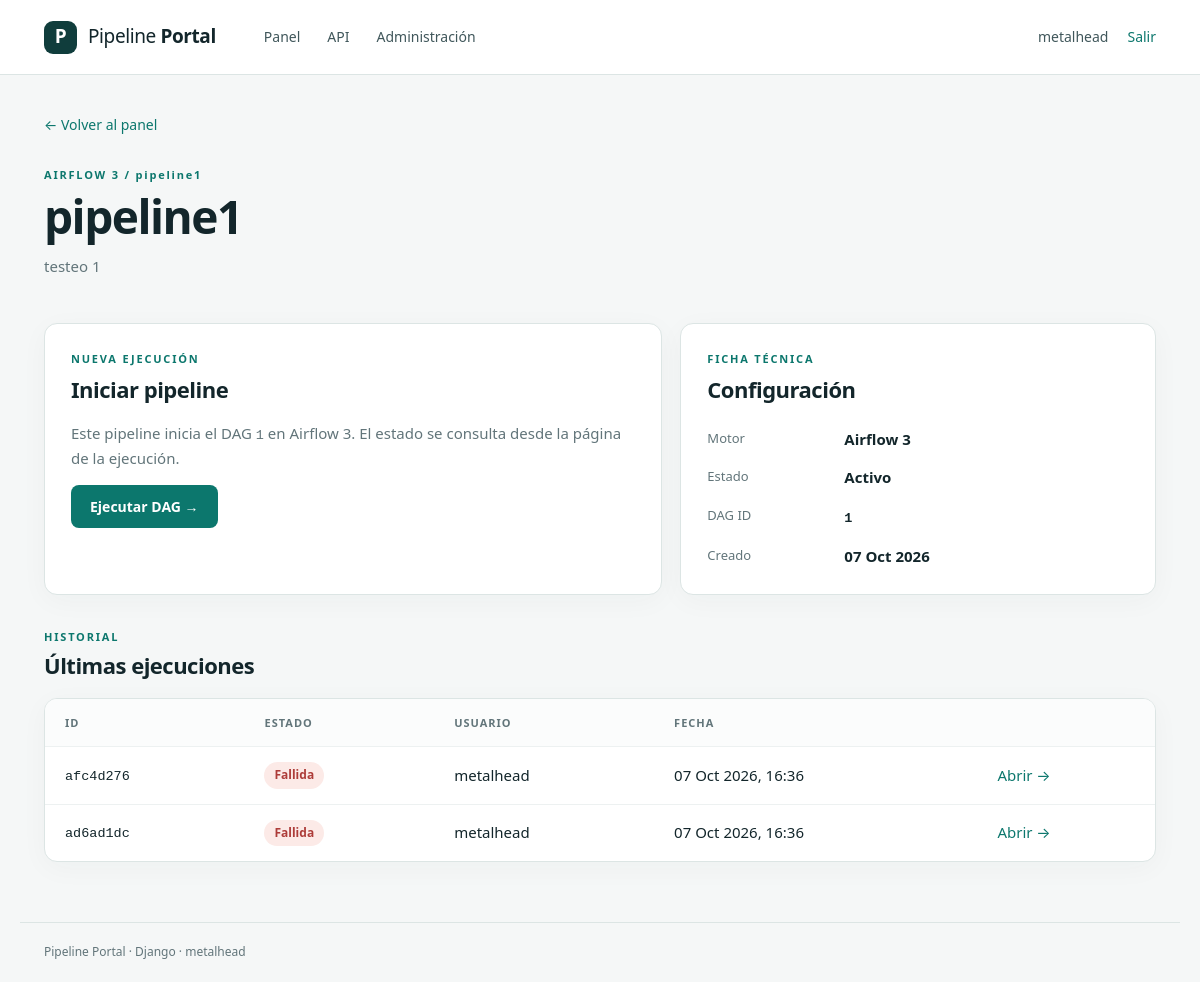
/pipelines/pipeline1/ (signed in), run on the app's committed database.
### pipelines/models.py (models this page shows, shortened)
class Pipeline(models.Model):
    class Engine(models.TextChoices):
        CSV = "csv", "CSV local"
        AIRFLOW = "airflow", "Airflow 3"
    name = models.CharField(max_length=120)
    slug = models.SlugField(unique=True)
    description = models.TextField(blank=True)
    engine = models.CharField(max_length=12, choices=Engine.choices, default=Engine.CSV)
    dag_id = models.CharField(
        max_length=150, blank=True,
        validators=[RegexValidator(r"^[a-zA-Z0-9_.-]+$", "ID de DAG inválido")],
    )
    active = models.BooleanField(default=True)
    created_at = models.DateTimeField(auto_now_add=True)

class PipelineRun(models.Model):
    class Status(models.TextChoices):
        PENDING = "pending", "Pendiente"
        RUNNING = "running", "En ejecución"
        SUCCESS = "success", "Exitosa"
        FAILED = "failed", "Fallida"
    id = models.UUIDField(primary_key=True, default=uuid.uuid4, editable=False)
    pipeline = models.ForeignKey(Pipeline, on_delete=models.PROTECT, related_name="runs")
    requested_by = models.ForeignKey(settings.AUTH_USER_MODEL, on_delete=models.PROTECT)
    status = models.CharField(max_length=12, choices=Status.choices, default=Status.PENDING)
    original_filename = models.CharField(max_length=255, blank=True)
    remote_run_id = models.CharField(max_length=250, blank=True)
    metrics = models.JSONField(default=dict, blank=True)
    error_message = models.TextField(blank=True)
    created_at = models.DateTimeField(auto_now_add=True)
    started_at = models.DateTimeField(null=True, blank=True)
    finished_at = models.DateTimeField(null=True, blank=True)
    class Meta:
        ordering = ["-created_at"]

### pipelines/views.py (the view)
# urls.py: path("pipelines/<slug:slug>/", views.pipeline_detail, name="pipeline_detail"),
@login_required
def pipeline_detail(request, slug):
    pipeline = get_object_or_404(Pipeline, slug=slug, active=True)
    return render(request, "pipelines/pipeline_detail.html", {
        "pipeline": pipeline,
        "runs": pipeline.runs.select_related("requested_by")[:30],
    })

### templates/pipelines/pipeline_detail.html (shortened to what this page needs)
{% extends 'base.html' %}
{% block content %}
<a class="back" href="{% url 'dashboard' %}">← Volver al panel</a>
<section class="page-heading"><div><div class="eyebrow">{{ pipeline.get_engine_display|upper }} / {{ pipeline.slug }}</div><h1>{{ pipeline.name }}</h1><p>{{ pipeline.description }}</p></div></section>
<div class="detail-grid">
  <section class="card form-card"><div class="eyebrow">NUEVA EJECUCIÓN</div><h2>Iniciar pipeline</h2>
    {% if pipeline.engine == 'csv' %}
      <p>Suba un CSV UTF-8 de hasta 5 MB. Se procesará en esta solicitud y verá sus métricas enseguida.</p>
      <form method="post" action="{% url 'start_run' pipeline.slug %}" enctype="multipart/form-data">
        {% csrf_token %}<label for="file">Archivo CSV</label><input id="file" name="file" type="file" accept=".csv,text/csv" required>
        <small>Columnas: fecha, producto, cantidad, precio_unitario. Fechas AAAA-MM-DD y números con punto decimal.</small>
        <button class="button primary">Procesar archivo →</button>
      </form>
      <p class="hint">Archivo de ejemplo: <code>samples/ventas.csv</code></p>
    {% else %}
      <p>Este pipeline inicia el DAG <code>{{ pipeline.dag_id }}</code> en Airflow 3. El estado se consulta desde la página de la ejecución.</p>
      <form method="post" action="{% url 'start_run' pipeline.slug %}">{% csrf_token %}<button class="button primary">Ejecutar DAG →</button></form>
    {% endif %}
  </section>
  <aside class="card info-card"><div class="eyebrow">FICHA TÉCNICA</div><h2>Configuración</h2><dl><dt>Motor</dt><dd>{{ pipeline.get_engine_display }}</dd><dt>Estado</dt><dd>Activo</dd>{% if pipeline.dag_id %}<dt>DAG ID</dt><dd><code>{{ pipeline.dag_id }}</code></dd>{% endif %}<dt>Creado</dt><dd>{{ pipeline.created_at|date:'d M Y' }}</dd></dl></aside>
</div>
<section class="section-heading"><div><div class="eyebrow">HISTORIAL</div><h2>Últimas ejecuciones</h2></div></section>
<div class="card table-wrap"><table><thead><tr><th>ID</th><th>Estado</th><th>Usuario</th><th>Fecha</th><th></th></tr></thead><tbody>
{% for run in runs %}<tr><td><code>{{ run.id|stringformat:'.8s' }}</code></td><td><span class="badge {{ run.status }}">{{ run.get_status_display }}</span></td><td>{{ run.requested_by.username }}</td><td>{{ run.created_at|date:'d M Y, H:i' }}</td><td><a href="{% url 'run_detail' run.id %}">Abrir →</a></td></tr>
{% empty %}<tr><td colspan="5" class="muted">Este pipeline aún no tiene ejecuciones.</td></tr>{% endfor %}</tbody></table></div>
{% endblock %}

### templates/base.html (shortened to what this page needs)
{% load static %}
<!doctype html>
<html lang="es">
<head>
  <link rel="stylesheet" href="{% static 'app.css' %}">
</head>
<body>
  <header class="topbar">
    <div class="shell topbar-inner">
      <a class="brand" href="{% url 'dashboard' %}"><span class="brand-mark">P</span><span>Pipeline <strong>Portal</strong></span></a>
      {% if user.is_authenticated %}
      <nav class="nav">
        <a href="{% url 'dashboard' %}">Panel</a>
        <a href="{% url 'api_pipelines' %}">API</a>
        {% if user.is_staff %}<a href="{% url 'admin:index' %}">Administración</a>{% endif %}
      </nav>
      <div class="account"><span>{{ user.username }}</span><form method="post" action="{% url 'logout' %}">{% csrf_token %}<button class="text-button">Salir</button></form></div>
      {% endif %}
    </div>
  </header>
  <main class="shell main">
    {% block content %}{% endblock %}
  </main>
  <footer class="shell footer">Pipeline Portal · Django · {{ request.user.username|default:"Acceso protegido" }}</footer>
</body>
</html>

### static/app.css (style rules this page uses)
:root { --bg:#f5f7f7;--ink:#13262b;--muted:#62757a;--line:#dce5e4;--teal:#0c776d;--dark:#103d3c;--white:#fff;--amber:#b77912;--red:#ad3c39 }
* { box-sizing:border-box }
body { margin:0;background:var(--bg);color:var(--ink);font:15px/1.55 system-ui,-apple-system,Segoe UI,sans-serif }
a { color:var(--teal);text-decoration:none }
.shell { max-width:1160px;margin:auto;padding-left:24px;padding-right:24px }
.topbar { background:var(--white);border-bottom:1px solid var(--line) }
.topbar-inner { height:74px;display:flex;align-items:center;gap:48px }
.brand { display:flex;align-items:center;gap:11px;color:var(--ink);font-size:19px;letter-spacing:-.4px;white-space:nowrap }
.brand-mark { display:grid;place-items:center;background:var(--dark);color:white;border-radius:9px;width:33px;height:33px;font-weight:800 }
.nav { display:flex;gap:27px }
.nav a,.account { color:#40575b;font-size:14px }
.account { margin-left:auto;display:flex;align-items:center;gap:19px }
.account form { margin:0 }
.text-button { border:0;background:none;color:var(--teal);cursor:pointer;font:inherit;padding:0 }
.main { min-height:calc(100vh - 138px);padding-top:38px;padding-bottom:60px }
.footer { padding-top:20px;padding-bottom:20px;border-top:1px solid var(--line);font-size:12px;color:var(--muted) }
h1,h2,h3,p { margin-top:0 }
h1 { font-size:clamp(31px,4vw,46px);line-height:1.13;letter-spacing:-1.5px;margin:8px 0 12px }
h2 { font-size:22px;letter-spacing:-.5px;margin:5px 0 16px }
.eyebrow { color:var(--teal);font-size:11px;font-weight:800;letter-spacing:1.8px }
.page-heading { display:flex;align-items:start;justify-content:space-between;gap:24px;margin-bottom:30px }
.page-heading p { color:var(--muted);max-width:670px }
.button { display:inline-flex;align-items:center;justify-content:center;padding:11px 18px;border-radius:8px;border:1px solid transparent;font-weight:700;cursor:pointer;font:700 14px system-ui }
.primary { background:var(--teal);color:white }
.card { background:white;border:1px solid var(--line);border-radius:13px;box-shadow:0 6px 28px rgba(18,55,54,.035) }
.section-heading { display:flex;justify-content:space-between;align-items:end;margin:33px 0 13px }
.section-heading h2 { margin:3px 0 }
.table-wrap { overflow-x:auto }
table { width:100%;border-collapse:collapse;text-align:left }
th { color:var(--muted);font-size:11px;text-transform:uppercase;letter-spacing:1px;background:#fbfcfc }
td,th { padding:15px 20px;border-bottom:1px solid #edf1f1 }
tr:last-child td { border-bottom:none }
.badge { display:inline-block;background:#edf2f1;color:#4e6669;border-radius:999px;padding:4px 10px;font-size:12px;font-weight:750;white-space:nowrap }
.badge.failed { background:#fceae7;color:var(--red) }
.back { display:inline-block;font-size:14px;margin-bottom:30px }
.detail-grid { display:grid;grid-template-columns:1.3fr 1fr;gap:18px }
.form-card,.info-card { padding:26px }
.form-card p,.info-card p { color:var(--muted) }
.info-card dl { display:grid;grid-template-columns:125px minmax(0,1fr);gap:15px 12px;margin:22px 0 0 }
.info-card dt { color:var(--muted);font-size:13px }
.info-card dd { margin:0;font-weight:650;overflow-wrap:anywhere }
code,.mono { font-family:ui-monospace,SFMono-Regular,Consolas,monospace;font-size:.9em }

### data on the page
Pipeline: engine "AIRFLOW 3", slug "pipeline1", name "pipeline1", description "testeo 1", dag_id "1", engine "Airflow 3", created_at "07 Oct 2026"
PipelineRun: id "afc4d276", status "Fallida", requested_by.username "metalhead", created_at "07 Oct 2026, 16:36"
PipelineRun: id "ad6ad1dc", status "Fallida", requested_by.username "metalhead", created_at "07 Oct 2026, 16:36"

### other printed values
{{ user.username }} "metalhead"
{{ request.user.username|default:"Acceso protegido" }} "metalhead"
